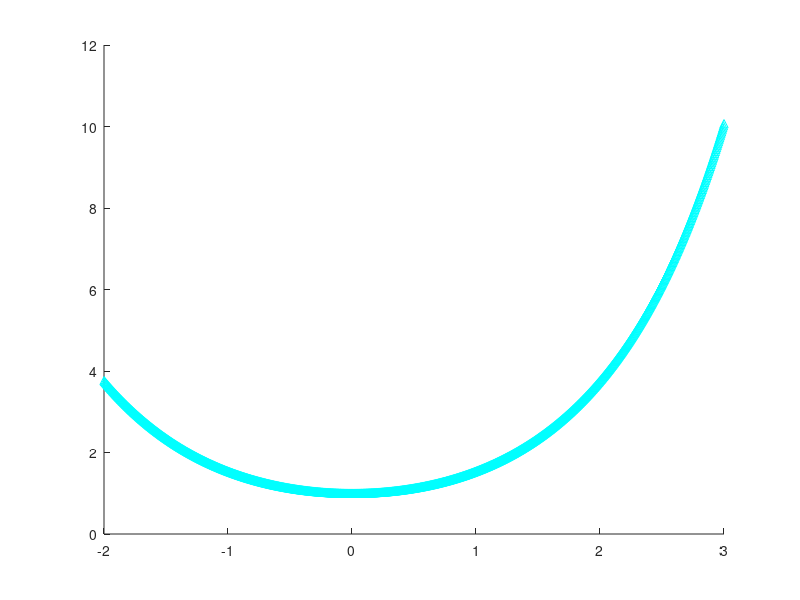

Source code (MATLAB): (Note: this script raises an error after producing the figure.)
% cosh and sinh plot
clear
clc
close 'all'

xMin = -2;
xMax = 3;
Nx = 1000;
X = linspace(xMin,xMax,Nx);

figure (1)
plot(X,cosh(X),'-c^',...
    X,sinh(X),'-ks',...
    'linewidth',3,...
    'MarkerIndices',1:100:Nx)
xline(0,'linewidth',4);
yline(0,'linewidth',4);
grid on
%title('COSH and SINH','fontsize',14,'fontweight','bold');
xlabel('X')
legend('cosh(x)','sinh(x)','fontsize',12)